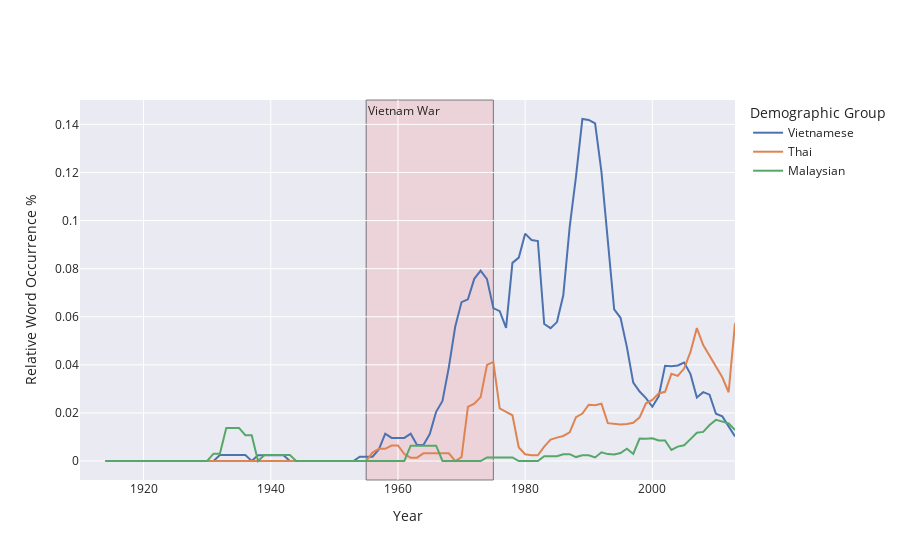

The notebook cell this image was saved under:
### Markdown cell above
#### Vietnam War ####

### Code cell
ethnicities=['Vietnamese','Thai','Malaysian']
fig = plot_relative_occurrences(all_counts_by_period, ethnicities,[
    ('1955', '1975', 'Vietnam War')
])
fig.show()

fig_json = fig.to_json()

#with open('figures/ethnicity-representation5.json', 'w') as json_file:
#    json.dump(json.loads(fig_json), json_file, indent=4)
